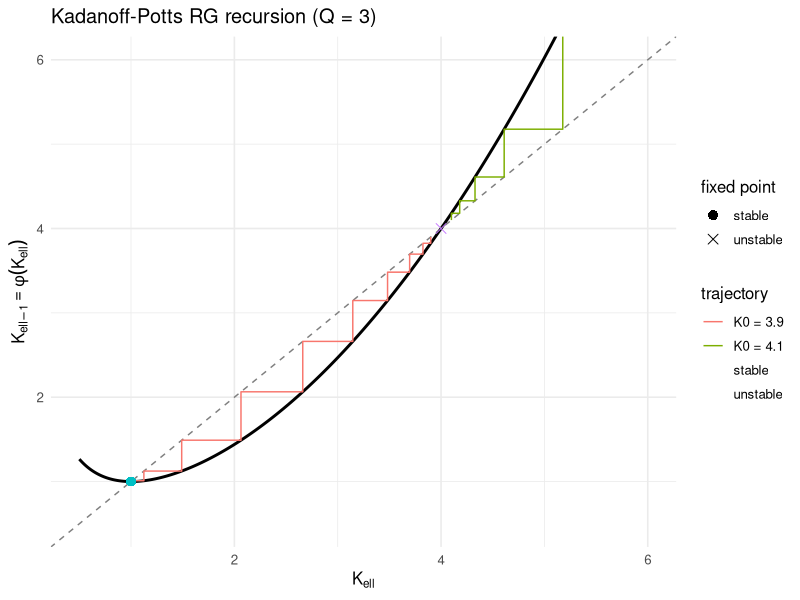
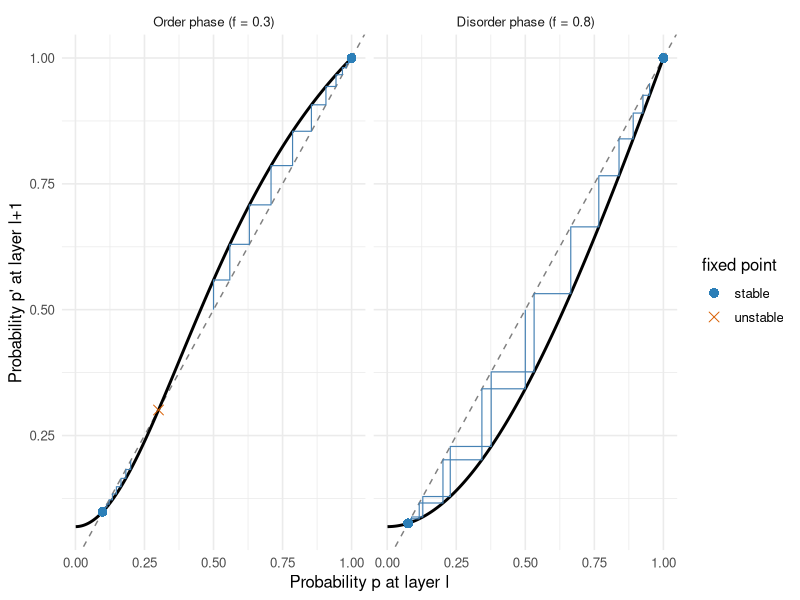
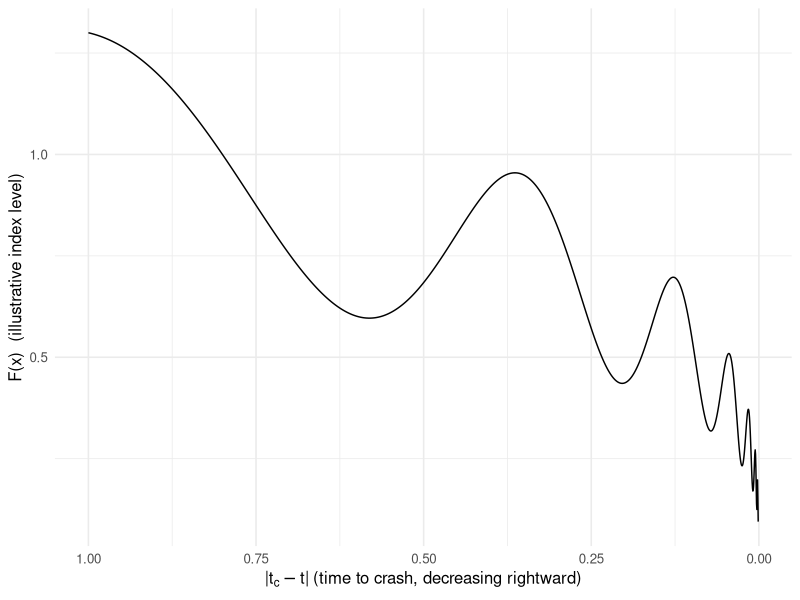

The R source for these figures, in order:
## ---- chunk 1
#| label: setup
#| include: false
library(ggplot2)
library(dplyr)

theme_set(theme_minimal(base_size = 12))

cobweb_path <- function(FUN, x0, n = 15, ...) {
  xs <- numeric(2 * n + 1)
  ys <- numeric(2 * n + 1)
  x <- x0
  xs[1] <- x
  ys[1] <- x
  for (i in seq_len(n)) {
    y <- FUN(x, ...)
    xs[2 * i] <- x
    ys[2 * i] <- y
    xs[2 * i + 1] <- y
    ys[2 * i + 1] <- y
    x <- y
  }
  data.frame(x = xs, y = ys)
}
## ---- chunk 2
#| label: fig-rg-cobweb
#| fig-cap: "Kadanoff-Potts RG recursion (Q = 3). The unstable critical coupling sits at K_c = 4; trajectories starting on either side flow away from it toward one of two very different fates."
phi <- function(K, Q) ((K^2 + Q - 1) / (2 * K + Q - 2))^2
Q <- 3

Kc <- uniroot(function(K) phi(K, Q) - K, interval = c(1.5, 10))$root

h <- 1e-6
dphi <- function(K) (phi(K + h, Q) - phi(K - h, Q)) / (2 * h)

curve_df <- data.frame(K = seq(0.5, 6, length.out = 400)) |>
  mutate(phiK = phi(K, Q))

fixed_points <- data.frame(
  K = c(1, Kc),
  stability = c("stable", "unstable")
)

cb_below <- cobweb_path(phi, x0 = 3.9, n = 12, Q = Q) |> mutate(traj = "K0 = 3.9")
cb_above <- cobweb_path(phi, x0 = 4.1, n = 6, Q = Q) |> mutate(traj = "K0 = 4.1")
cobweb_df <- bind_rows(cb_below, cb_above)

ggplot() +
  geom_abline(slope = 1, intercept = 0, linetype = "dashed", colour = "grey50") +
  geom_line(data = curve_df, aes(K, phiK), linewidth = 1) +
  geom_path(data = cobweb_df, aes(x, y, group = traj, colour = traj), linewidth = 0.5) +
  geom_point(
    data = fixed_points, aes(K, K, shape = stability, colour = stability),
    size = 3, show.legend = c(shape = TRUE, colour = FALSE)
  ) +
  scale_shape_manual(values = c(stable = 16, unstable = 4)) +
  coord_cartesian(xlim = c(0.5, 6), ylim = c(0.5, 6)) +
  labs(
    x = expression(K[ell]), y = expression(K[ell - 1] == phi(K[ell])),
    colour = "trajectory", shape = "fixed point",
    title = "Kadanoff-Potts RG recursion (Q = 3)"
  )
## ---- chunk 3
#| label: fig-bp-cobweb
#| fig-cap: "Belief-propagation map F(p). Order phase: an unstable fixed point separates two stable attractors -- a sharp phase transition in noise space. Disorder phase: the noiseless state itself becomes unstable, and every trajectory decays to the noise floor."
#| fig-width: 9
F_bp <- function(p, s, f, m, v) {
  c_ <- (m - 1) / (m * v - 1)
  (p^s + f * c_ * (1 - p^s)) / (p^s + f * (1 - p^s))
}

s <- 2
m <- 3
v <- 10
phases <- data.frame(
  phase = c("Order phase (f = 0.3)", "Disorder phase (f = 0.8)"),
  f = c(0.3, 0.8)
)

find_fp <- function(f) {
  g <- function(p) F_bp(p, s, f, m, v) - p
  grid <- seq(1e-4, 1 - 1e-6, length.out = 4000)
  vals <- vapply(grid, g, numeric(1))
  idx <- which(diff(sign(vals)) != 0)
  roots <- if (length(idx) > 0) {
    vapply(idx, function(i) uniroot(g, grid[i:(i + 1)])$root, numeric(1))
  } else {
    numeric(0)
  }
  sort(unique(round(c(roots, 1), 6)))
}
stability_of <- function(p, f) {
  hh <- 1e-6
  d <- (F_bp(min(p + hh, 1 - 1e-9), s, f, m, v) -
    F_bp(max(p - hh, 1e-9), s, f, m, v)) / (2 * hh)
  ifelse(d > 1, "unstable", "stable")
}

p_grid <- seq(0.001, 1, length.out = 400)
curve_df <- bind_rows(lapply(seq_len(nrow(phases)), function(i) {
  data.frame(
    p = p_grid, Fp = F_bp(p_grid, s, phases$f[i], m, v),
    phase = phases$phase[i]
  )
}))

fp_df <- bind_rows(lapply(seq_len(nrow(phases)), function(i) {
  roots <- find_fp(phases$f[i])
  data.frame(
    p = roots, stability = sapply(roots, stability_of, f = phases$f[i]),
    phase = phases$phase[i]
  )
}))

cobweb_df <- bind_rows(
  cobweb_path(F_bp, 0.20, s = s, f = 0.3, m = m, v = v) |>
    mutate(traj = "p0 = 0.20", phase = phases$phase[1]),
  cobweb_path(F_bp, 0.50, s = s, f = 0.3, m = m, v = v) |>
    mutate(traj = "p0 = 0.50", phase = phases$phase[1]),
  cobweb_path(F_bp, 0.95, s = s, f = 0.8, m = m, v = v) |>
    mutate(traj = "p0 = 0.95", phase = phases$phase[2]),
  cobweb_path(F_bp, 0.50, s = s, f = 0.8, m = m, v = v) |>
    mutate(traj = "p0 = 0.50", phase = phases$phase[2])
)

curve_df <- curve_df |> mutate(phase = factor(phase, levels = phases$phase))
fp_df <- fp_df |> mutate(phase = factor(phase, levels = phases$phase))
cobweb_df <- cobweb_df |> mutate(phase = factor(phase, levels = phases$phase))

ggplot() +
  geom_abline(slope = 1, intercept = 0, linetype = "dashed", colour = "grey50") +
  geom_line(data = curve_df, aes(p, Fp), linewidth = 1) +
  geom_path(data = cobweb_df, aes(x, y, group = traj), colour = "steelblue", linewidth = 0.4) +
  geom_point(data = fp_df, aes(p, p, shape = stability, colour = stability), size = 3) +
  scale_shape_manual(values = c(stable = 16, unstable = 4)) +
  scale_colour_manual(values = c(stable = "#2C7FB8", unstable = "#D95F02")) +
  facet_wrap(~phase) +
  labs(x = "Probability p at layer l", y = "Probability p' at layer l+1", colour = "fixed point", shape = "fixed point")
## ---- chunk 4
#| include: false
order_fps <- find_fp(0.3)
disorder_fps <- find_fp(0.8)
pref <- (m * (v - 1)) / (m * v - 1)
## ---- chunk 5
#| label: fig-lppl
#| fig-cap: "Illustrative log-periodic power law approaching a critical time -- not fitted to real market data, just the functional form."
lppl <- function(x, beta = 0.3, A = 1, B = 0.3, omega = 6, phase = 0) {
  x^beta * (A + B * cos(omega * log(x) + phase))
}
data.frame(x = seq(0.001, 1, length.out = 2000)) |>
  mutate(Fx = lppl(x)) |>
  ggplot(aes(x, Fx)) +
  geom_line() +
  scale_x_reverse() +
  labs(
    x = expression("|" * t[c] - t * "|" ~ "(time to crash, decreasing rightward)"),
    y = "F(x)  (illustrative index level)"
  )
